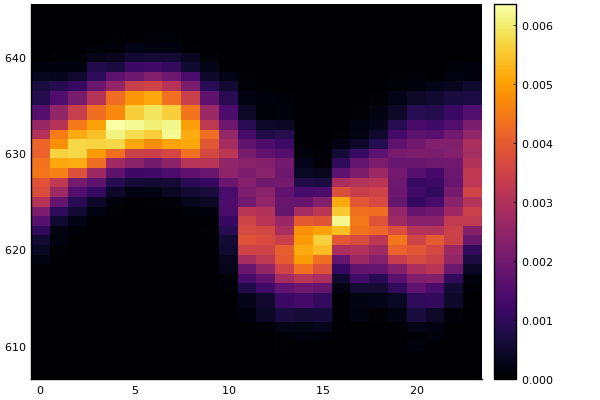

Generate this figure with Julia:
# create dataframe of each group by hour
# calculate probability of each distance

module GrpHrHeatmap
    using DataFrames, CSV, FreqTables, Plots
    pyplot()

    function main(is_test=false)
        data_path = joinpath(split(@__FILE__, "src")[1], "data/sensor_data_600.txt")
        df_org = CSV.read(data_path, DataFrame, 
                      header=["date", "time", "ir", "lidar"],
                      delim=' ')
        
        hours = [Int64(floor(e/10000)) for e in df_org.time]

        # add hour array to df
        df_h = DataFrame(hour=hours)
        df_new = hcat(df_org, df_h)

        # pivot
        pivot = freqtable(df_new, :lidar, :hour)
        println(pivot)

        #heatmap
        x = names(pivot, 2)
        y = names(pivot, 1)
        freqs = [value for(name, value) in enumerate(pivot)]
        probs = freqs ./ length(df_org.lidar)
        heatmap(x, y, probs)
        
        if is_test == false
            save_path = joinpath(split(@__FILE__, "src")[1], "src/prob_stats/complex_dist/group_hour_heatmap/group_hour_heatmap.png")
            savefig(save_path)
        end
    end
end